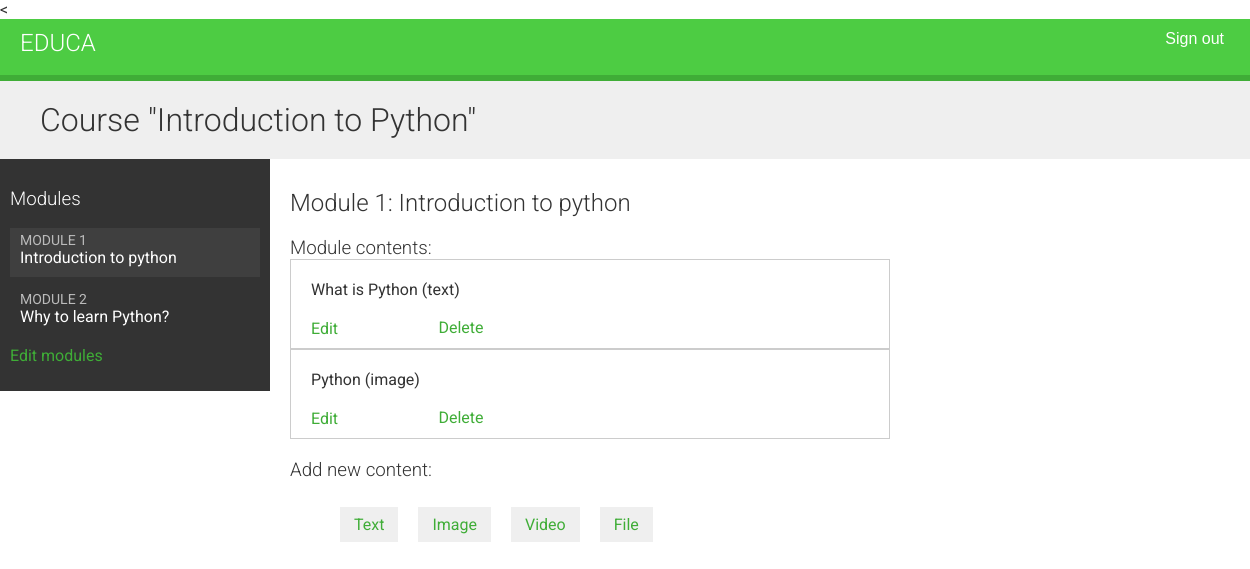
/course/module/5/ (signed in), run on the app's committed database.
### courses/models.py (models this page shows, shortened)
class Course(models.Model):
    owner = models.ForeignKey(
        User,
        related_name='courses_created',
        on_delete=models.CASCADE
    )
    subject = models.ForeignKey(
        Subject,
        related_name='courses',
        on_delete=models.CASCADE
    )
    title = models.CharField(max_length=200)
    slug = models.SlugField(max_length=200, unique=True)
    overview = models.TextField()
    created = models.DateTimeField(auto_now_add=True)
    class Meta:
        ordering = ['-created']

class Module(models.Model):
    course = models.ForeignKey(
        Course,
        related_name='modules',
        on_delete=models.CASCADE
    )
    title = models.CharField(max_length=200)
    description = models.TextField(blank=True)
    order = OrderField(blank=True, for_fields=['course'])
    class Meta:
        ordering = ['order']

class Content(models.Model):
    module = models.ForeignKey(
        Module,
        related_name='contents',
        on_delete=models.CASCADE,
    )
    content_type = models.ForeignKey(
        ContentType,
        on_delete=models.CASCADE,
        limit_choices_to={
            'model__in': ('text', 'video', 'image', 'file')
        }
    )
    object_id = models.PositiveIntegerField()
    item = GenericForeignKey('content_type', 'object_id')
    order = OrderField(blank=True, for_fields=['module'])
    class Meta:
        ordering = ['order']

class ItemBase(models.Model):
    owner = models.ForeignKey(
        User,
        related_name='%(class)s_related',
        on_delete=models.CASCADE,
    )
    title = models.CharField(max_length=250)
    created = models.DateTimeField(auto_now_add=True)
    updated = models.DateTimeField(auto_now=True)
    class Meta:
        abstract = True
    def __str__(self):
        return self.title if len(self.title) < 51 else f'{self.title[:51]}...'

class Text(ItemBase):
    content = models.TextField()

class Image(ItemBase):
    file = models.FileField(upload_to='images')

### courses/views/content.py (the view)
class ModuleContentListView(TemplateResponseMixin, View):
    template_name = 'courses/manage/module/content_list.html'
    def get(self, request, module_id):
        module = get_object_or_404(
            Module, id=module_id, course__owner=request.user
        )
        context = {
            'module': module
        }
        return self.render_to_response(context)

### courses/templatetags/course.py (called while the page is built)
@register.filter
def model_name(obj):
    try:
        return obj._meta.model_name
    except AttributeError:
        return None

### courses/templates/courses/manage/module/content_list.html (shortened to what this page needs)
{% extends "base.html" %}
{% load course %}
{% block content %}
    {% with course=module.course %}
        <h1>Course "{{ course.title }}"</h1>
        <div class="contents">
            <h3>Modules</h3>
            <ul id="modules">
                {% for m in course.modules.all %}
                    <li data-id="{{ m.id }}" {% if m == module %} class="selected" {% endif %}>
                        <a href="{% url 'module-content-list' m.id %}">
                            <span>Module <span class="order">{{ m.order|add:1 }}</span></span>
                            <br>
                            {{ m.title }}
                        </a>
                    </li>
                {% empty %}
                    <li>No modules yet.</li>
                {% endfor %}
            </ul>
            <p>
                <a href="{% url 'course-module-update' course.id %}">Edit modules</a>
            </p>
        </div>
        <div class="module">
            <h2>Module {{ module.order|add:1 }}: {{ module.title }}</h2>
            <h3>Module contents:</h3>
            <div id="module-contents">
                {% for content in module.contents.all %}
                    <div data-id="{{ content.id }}">
                        {% with item=content.item %}
                            <p>{{ item }} ({{ item|model_name }})</p>
                            <a href="{% url 'module-content-update' module.id item|model_name item.id %}">Edit</a>
                            <form action="{% url 'module-content-delete' content.id %}" method="post">
                                <input type="submit" value="Delete">
                            </form>
                        {% endwith %}
                    </div>
                {% empty %}
                    <p>This module has no contents yet.</p>
                {% endfor %}
            </div>
            <h3>Add new content:</h3>
            <ul class="content-types">
                <li><a href="{% url 'module-content-create' module.id 'text' %}">Text</a></li>
                <li><a href="{% url 'module-content-create' module.id 'image' %}">Image</a></li>
                <li><a href="{% url 'module-content-create' module.id 'video' %}">Video</a></li>
                <li><a href="{% url 'module-content-create' module.id 'file' %}">File</a></li>
            </ul>
        </div>
    {% endwith %}
{% endblock %}

### courses/static/css/base.css (style rules this page uses)
body { margin:0; font-family:'Roboto', sans-serif; font-weight:400; color:#333; }
a { color:#3fad37; text-decoration:none; }
ul { float:left; }
h1, h2, h3, h4, h5, h6 { font-family:'Roboto', sans-serif; font-weight:300; }
h1 { background:#efefef; width:100%; overflow:auto; padding:20px 0 20px 40px; margin:0; }
.module { padding:10px 20px; float:left; width:600px; }
.module h3 { margin:20px 0 0; padding:0; width:100%; }
.module p { margin:10px 0 20px; width:100%; float:left; }
.contents { width:20%; padding:10px; float:left; background:#333; color: #fff; font-family:'Roboto', sans-serif; }
.contents ul { list-style:none; margin:0; padding:0; width:100%; }
.contents ul li { margin:0 0 10px 0; padding:4px 10px 10px; overflow:auto; cursor:move; }
.contents ul li.selected { background:#3f3f3f; }
.contents ul span { text-transform:uppercase; color:#bbb; font-size:14px; }
.contents ul a { display:block; color:#fff; text-decoration:none; }
ul.content-types li { list-style:none; float:left; margin:10px; background:#efefef; padding:8px 14px; }
input, select, textarea { border:1px solid #ccc; border-bottom:3px solid #ccc; padding:8px 12px; font-size:16px; font-family:'Roboto', sans-serif; float:left; clear:both; width:300px; }
input[type=submit], a.button { border-radius:5px; background:#4dcc43; color:#fff; font-size:16px; text-transform:uppercase; border:none; padding:10px 20px; margin:20px 0; }
#module-contents div { padding:10px 20px; border:1px solid #ccc; background:#fff }
#module-contents form { margin:0; padding:0; }
#module-contents input[type=submit] { color:#3fad37; background:none; margin:-20px 0 0; padding:0; float:left; text-transform:none; }

### data on the page
Course: title "Introduction to Python"
Module: order|add "1", title "Introduction to python"
Module: order|add "2", title "Why to learn Python?"
Content: item "What is Python", item|model_name "text"
Content: item "Python", item|model_name "image"
